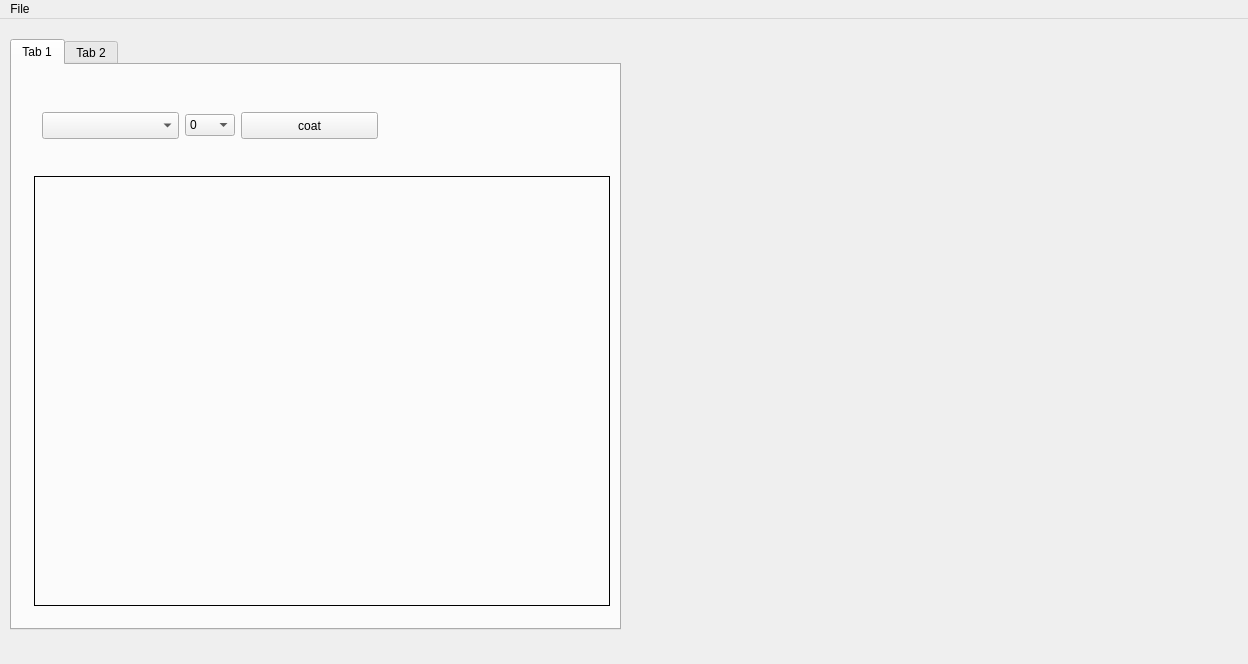
<?xml version="1.0" encoding="UTF-8"?>
<ui version="4.0">
 <class>MainWindow</class>
 <widget class="QMainWindow" name="MainWindow">
  <property name="geometry">
   <rect>
    <x>0</x>
    <y>0</y>
    <width>1248</width>
    <height>664</height>
   </rect>
  </property>
  <property name="windowTitle">
   <string>MainWindow</string>
  </property>
  <widget class="QWidget" name="centralwidget">
   <property name="autoFillBackground">
    <bool>false</bool>
   </property>
   <widget class="QTabWidget" name="tabWidget">
    <property name="geometry">
     <rect>
      <x>10</x>
      <y>20</y>
      <width>611</width>
      <height>591</height>
     </rect>
    </property>
    <property name="sizePolicy">
     <sizepolicy hsizetype="Preferred" vsizetype="Preferred">
      <horstretch>0</horstretch>
      <verstretch>0</verstretch>
     </sizepolicy>
    </property>
    <property name="currentIndex">
     <number>0</number>
    </property>
    <widget class="QWidget" name="tab">
     <attribute name="title">
      <string>Tab 1</string>
     </attribute>
     <widget class="QWidget" name="verticalLayoutWidget">
      <property name="geometry">
       <rect>
        <x>20</x>
        <y>110</y>
        <width>581</width>
        <height>432</height>
       </rect>
      </property>
      <layout class="QHBoxLayout" name="horizontalLayout_2">
       <property name="spacing">
        <number>0</number>
       </property>
       <property name="sizeConstraint">
        <enum>QLayout::SetDefaultConstraint</enum>
       </property>
       <item>
        <widget class="QLabel" name="figesq">
         <property name="enabled">
          <bool>true</bool>
         </property>
         <property name="sizePolicy">
          <sizepolicy hsizetype="Fixed" vsizetype="Preferred">
           <horstretch>0</horstretch>
           <verstretch>0</verstretch>
          </sizepolicy>
         </property>
         <property name="minimumSize">
          <size>
           <width>576</width>
           <height>430</height>
          </size>
         </property>
         <property name="maximumSize">
          <size>
           <width>576</width>
           <height>430</height>
          </size>
         </property>
         <property name="frameShape">
          <enum>QFrame::Box</enum>
         </property>
         <property name="text">
          <string/>
         </property>
         <property name="textFormat">
          <enum>Qt::RichText</enum>
         </property>
         <property name="pixmap">
          <pixmap>interface_figs/jusante.png</pixmap>
         </property>
         <property name="scaledContents">
          <bool>true</bool>
         </property>
         <property name="wordWrap">
          <bool>false</bool>
         </property>
        </widget>
       </item>
      </layout>
     </widget>
     <widget class="QWidget" name="layoutWidget">
      <property name="geometry">
       <rect>
        <x>30</x>
        <y>30</y>
        <width>336</width>
        <height>61</height>
       </rect>
      </property>
      <layout class="QHBoxLayout" name="horizontalLayout">
       <item>
        <widget class="QComboBox" name="dbs">
         <property name="minimumSize">
          <size>
           <width>0</width>
           <height>27</height>
          </size>
         </property>
        </widget>
       </item>
       <item>
        <widget class="QComboBox" name="grid">
         <property name="maximumSize">
          <size>
           <width>50</width>
           <height>16777215</height>
          </size>
         </property>
         <item>
          <property name="text">
           <string>0</string>
          </property>
         </item>
        </widget>
       </item>
       <item>
        <widget class="QPushButton" name="pushButton">
         <property name="minimumSize">
          <size>
           <width>0</width>
           <height>27</height>
          </size>
         </property>
         <property name="text">
          <string>coat</string>
         </property>
        </widget>
       </item>
      </layout>
     </widget>
    </widget>
    <widget class="QWidget" name="tab_2">
     <attribute name="title">
      <string>Tab 2</string>
     </attribute>
    </widget>
   </widget>
  </widget>
  <widget class="QMenuBar" name="menuBar">
   <property name="geometry">
    <rect>
     <x>0</x>
     <y>0</y>
     <width>1248</width>
     <height>25</height>
    </rect>
   </property>
   <property name="defaultUp">
    <bool>false</bool>
   </property>
   <property name="nativeMenuBar">
    <bool>false</bool>
   </property>
   <widget class="QMenu" name="menuFile">
    <property name="title">
     <string>File</string>
    </property>
    <addaction name="actionOpen"/>
   </widget>
   <addaction name="menuFile"/>
  </widget>
  <action name="actionOpen">
   <property name="text">
    <string>Open</string>
   </property>
  </action>
 </widget>
 <resources/>
 <connections/>
</ui>
